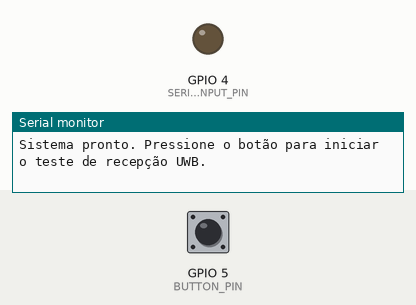
Recording of a sketch running on a simulated ESP32. Shown: output pins drawn as LEDs (lit = HIGH), the last lines printed to the serial monitor. The inputs (shaded band) are chosen by the test bench; at power-on: GPIO 5 (BUTTON_PIN) HIGH. Pins used as bus, display or sensor lines are not drawn.

Above: at 1.2 s.
1.3 s: GPIO 5 (BUTTON_PIN) pulled LOW for 0.15 s
At 2.6 s:
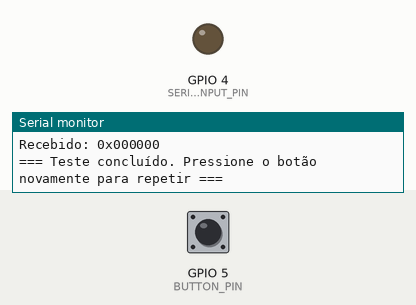
2.9 s: GPIO 5 (BUTTON_PIN) pulled LOW for 3.2 s
At 3.24 s:
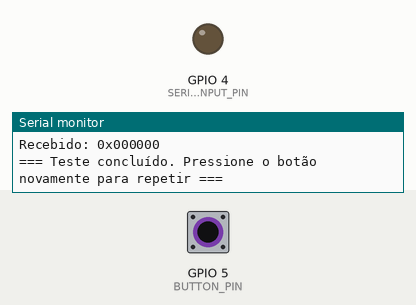
Timing chart, 0 to 7.5 s (numbered marks = the images above; inputs shaded):
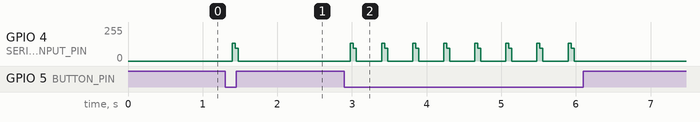

The sketch:

Spi2FPGA_buttton.ino.ino
```cpp
#include <SPI.h>

// Definição dos pinos (ajuste conforme sua conexão)
#define CS_PIN        15
#define SCK_PIN       14
#define MOSI_PIN      13
#define MISO_PIN      12
#define RST_PIN       2
#define SERIAL_INPUT_PIN  4
#define BUTTON_PIN    5          // Pino do botão (GND quando pressionado)

// Comandos SPI
const uint8_t CMD_READ_PSDU  = 0xA1;
const uint8_t CMD_READ_PHR   = 0xA2;
const uint8_t CMD_WRITE_PSDU = 0xA3;
const uint8_t CMD_WRITE_PHR  = 0xA4;

// Dados de teste do testbench
// Sequência SHR (63 bits)
const uint64_t c1 = 0x7D59B6E5C5E52910;

// PHR enviado (40 bits)
const uint8_t phr_expected[5] = {0xBF, 0x2B, 0xE0, 0x00, 0x04};

// PSDU enviado (126 bits - primeiros 126 bits do testbench)
const uint8_t psdu_expected[16] = {
  0xF0, 0x32, 0x80, 0x48, 0x03, 0x07, 0x04, 0x30,
  0x0E, 0x72, 0xD4, 0x60, 0xC9, 0xB3, 0x3A, 0x00
};

// Dados originais esperados para comparação
const uint8_t phr_original[3] = {0xE0, 0x00, 0x04}; // 24 bits
const uint8_t psdu_original[265] = {0}; // 2120 bits (será preenchido)

bool test_running = false;   // Evita execução concorrente

// ================== CONFIGURAÇÃO INICIAL ==================
void setup() {
  Serial.begin(115200);

  // Inicializar pinos
  pinMode(CS_PIN, OUTPUT);
  pinMode(RST_PIN, OUTPUT);
  pinMode(SERIAL_INPUT_PIN, OUTPUT);
  pinMode(BUTTON_PIN, INPUT_PULLUP);   // Pull-up interno, botão fecha para GND

  // Inicializar SPI
  SPI.begin(SCK_PIN, MISO_PIN, MOSI_PIN, CS_PIN);
  SPI.setDataMode(SPI_MODE0);
  SPI.setBitOrder(MSBFIRST);
  SPI.setClockDivider(SPI_CLOCK_DIV16); // Clock mais lento para estabilidade

  // Reset inicial da Basys 3
  digitalWrite(RST_PIN, LOW);
  digitalWrite(CS_PIN, HIGH);
  delay(10);
  digitalWrite(RST_PIN, HIGH);
  delay(10);

  Serial.println("Sistema pronto. Pressione o botão para iniciar o teste de recepção UWB.");
}

// ================== LOOP PRINCIPAL ==================
void loop() {
  static unsigned long last_debounce_time = 0;
  static bool last_button_state = HIGH;
  bool current_state = digitalRead(BUTTON_PIN);

  // Debounce simples (30 ms)
  if (current_state != last_button_state) {
    last_debounce_time = millis();
  }

  if ((millis() - last_debounce_time) > 30 && current_state == LOW && !test_running) {
    // Botão pressionado e estável, e nenhum teste em execução
    start_test();
    delay(200); // pequena pausa para evitar detecção repetida
  }

  last_button_state = current_state;
  delay(10);
}

// ================== INICIA O PROCESSO DE TESTE ==================
void start_test() {
  test_running = true;
  Serial.println("\n=== Botão pressionado! Iniciando teste de recepção ===");
  run_reception_test();
  Serial.println("=== Teste concluído. Pressione o botão novamente para repetir ===\n");
  test_running = false;
}

// ================== FUNÇÕES DO TESTE (NÃO ALTERADAS) ==================
void run_reception_test() {
  Serial.println("=== TESTE DE RECEPÇÃO ===");

  // 1. Enviar dados seriais para a Basys 3
  Serial.println("Enviando preâmbulo SHR...");
  send_serial_preamble();

  Serial.println("Enviando PHR...");
  send_serial_phr();

  Serial.println("Enviando PSDU...");
  send_serial_psdu();

  delay(100); // Aguardar processamento

  // 2. Ler dados processados via SPI
  Serial.println("Lendo dados via SPI...");

  uint8_t phr_received[3] = {0};
  spi_read(CMD_READ_PHR, phr_received, sizeof(phr_received));

  uint8_t psdu_received[265] = {0};
  spi_read(CMD_READ_PSDU, psdu_received, sizeof(psdu_received));

  // 3. Verificar resultados
  Serial.println("\n=== RESULTADOS ===");
  verify_data("PHR", phr_original, phr_received, sizeof(phr_original));
  verify_data("PSDU (primeiros 8 bytes)", psdu_original, psdu_received, 8);

  Serial.println("\n--- Detalhes PHR ---");
  Serial.print("Esperado: 0x");
  for(int i = 0; i < sizeof(phr_original); i++) {
    Serial.printf("%02X", phr_original[i]);
  }
  Serial.print("\nRecebido: 0x");
  for(int i = 0; i < sizeof(phr_received); i++) {
    Serial.printf("%02X", phr_received[i]);
  }
  Serial.println();
}

void send_serial_preamble() {
  for(int j = 0; j < 4; j++) {
    for(int i = 62; i >= 0; i--) {
      bool bit = (c1 >> i) & 0x01;
      send_serial_bit(bit);
    }
  }
  for(int i = 62; i >= 0; i--) {
    bool bit = !((c1 >> i) & 0x01);
    send_serial_bit(bit);
  }
}

void send_serial_phr() {
  for(int i = 0; i < 40; i++) {
    int byte_index = i / 8;
    int bit_index = 7 - (i % 8);
    bool bit = (phr_expected[byte_index] >> bit_index) & 0x01;
    send_serial_bit(bit);
  }
}

void send_serial_psdu() {
  for(int i = 0; i < 126; i++) {
    int byte_index = i / 8;
    int bit_index = 7 - (i % 8);
    bool bit = (psdu_expected[byte_index] >> bit_index) & 0x01;
    send_serial_bit(bit);
  }
}

void send_serial_bit(bool bit) {
  digitalWrite(SERIAL_INPUT_PIN, bit);
  delayMicroseconds(10);
  delayMicroseconds(150);
}

void spi_read(uint8_t cmd, uint8_t* buffer, int len) {
  digitalWrite(CS_PIN, LOW);
  delayMicroseconds(10);
  SPI.transfer(cmd);
  delayMicroseconds(10);
  for(int i = 0; i < len; i++) {
    buffer[i] = SPI.transfer(0x00);
    delayMicroseconds(10);
  }
  digitalWrite(CS_PIN, HIGH);
  delayMicroseconds(10);
}

void verify_data(const char* label, const uint8_t* expected, uint8_t* received, int len) {
  bool ok = true;
  for (int i = 0; i < len; i++) {
    if (expected[i] != received[i]) {
      ok = false;
      Serial.print(label);
      Serial.print(": erro no byte ");
      Serial.print(i);
      Serial.print(" - esperado: 0x");
      Serial.print(expected[i], HEX);
      Serial.print(", recebido: 0x");
      Serial.println(received[i], HEX);
    }
  }
  if (ok) {
    Serial.print(label);
    Serial.println(": OK");
  }
}
```

Measured:
- after the input at 1.3 s, GPIO 4 (SERIAL_INPUT_PIN): 0/255 → 132/255 after 0.10 s, → 94/255 0.04 s later, → 0/255 0.04 s later
- after the input at 2.9 s, GPIO 4 (SERIAL_INPUT_PIN): 0/255 → 132/255 after 0.08 s, then repeats every 0.42 s: 94/255 0.04 s, 0/255 0.34 s, 132/255 0.04 s, until it stays 0/255 from 6.0 s
